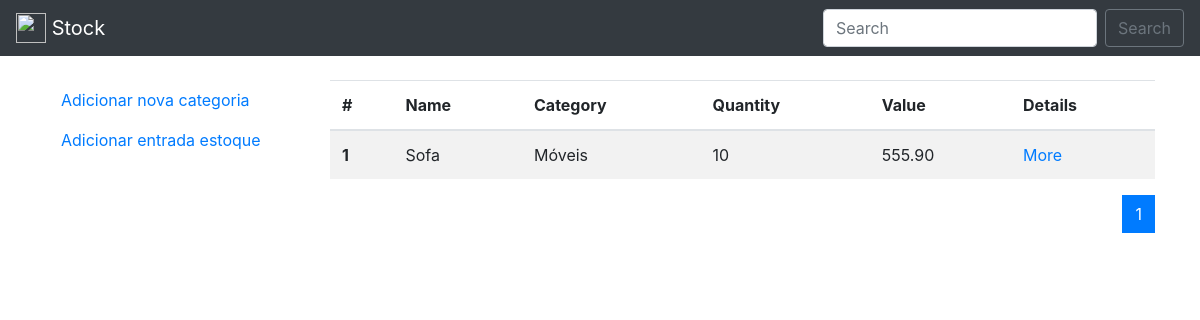
The app's page /, older data.
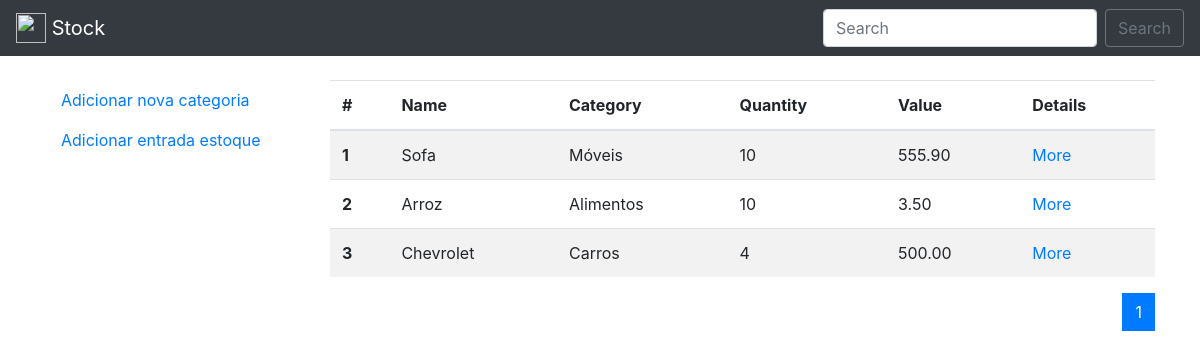
The same page, newer data.
### stock_control/models.py (models this page shows, shortened)
class Stock(models.Model):
    name = models.CharField(max_length=100)
    category = models.ForeignKey(
        Category, null=True, on_delete=models.SET_NULL
    )
    quantity = models.IntegerField()
    unitary_value = models.DecimalField(max_digits=5, decimal_places=2)
    created_date = models.DateTimeField(default=timezone.now)
    published_date = models.DateTimeField(blank=True, null=True)
    class Meta:
        verbose_name = 'Stock'
        verbose_name_plural = 'Stocks'
        ordering=['id']

class Category(models.Model):
    name = models.CharField(max_length=100)
    description = models.CharField(max_length=200)
    class Meta:
        verbose_name = 'Category'
        verbose_name_plural = 'Categories'
    def __str__(self):
        return self.name

### stock_control/views.py (the view)
# urls.py: path('', views.stock_list, name='stock_list'),
def stock_list(request):
    stock = Stock.objects.all()
    all_stock = Paginator(stock, 3)
    page_number = request.GET.get('page')
    page_obj = all_stock.get_page(page_number)
    return render(request, 'stock_control/stock_list.html', {
        'all_stock': page_obj,
        'range_pages': range(1, page_obj.paginator.num_pages+1)
    })

### stock_control/templates/stock_control/stock_list.html (shortened to what this page needs)
<!doctype html>
<html lang="en">
<head>
  <link rel="stylesheet" href="https://stackpath.bootstrapcdn.com/bootstrap/4.4.1/css/bootstrap.min.css"
>
</head>
<body>
  <nav class="navbar navbar-dark bg-dark">
    <a class="navbar-brand" href="#">
      <img src="/docs/4.4/assets/brand/bootstrap-solid.svg" width="30" height="30" class="d-inline-block align-top"
        alt="">
      Stock
    </a>
    <form action="{% url 'search_results' %}" method="GET" class="form-inline my-2 my-lg-0">
      <input name="q" class="form-control mr-sm-2" type="search" placeholder="Search" aria-label="Search">
      <button class="btn btn-outline-secondary my-2 my-sm-0" type="submit">Search</button>
    </form>
  </nav>
  <div class="container mt-4">
    <div class="row">
      <div class="col-3">
        <ul class="nav flex-column">
          <li class="nav-item">
            <a class="nav-link" href="{% url 'category_add' %}">Adicionar nova categoria</a>
          </li>
          <li class="nav-item">
            <a class="nav-link" href="{% url 'stock_add' %}">Adicionar entrada estoque</a>
          </li>
        </ul>
      </div>
      <div class="col-9">
        <table class="table table-striped">
          <thead>
            <tr>
              <th scope="col">#</th>
              <th scope="col">Name</th>
              <th scope="col">Category</th>
              <th scope="col">Quantity</th>
              <th scope="col">Value</th>
              <th scope="col">Details</th>
            </tr>
          </thead>
          <tbody>
            {% for stock in all_stock %}
            <tr>
              <th scope="row">{{ stock.id }}</th>
              <td>{{ stock.name }}</td>
              <td>{{ stock.category }}</td>
              <td>{{ stock.quantity }}</td>
              <td>{{ stock.unitary_value }}</td>
              <td><a href="{% url 'stock_detail' stock.id%}"> More </a></td>
            </tr>
            {% endfor %}
          </tbody>
        </table>
        <nav aria-label="Page navigation example">
          <ul class="pagination justify-content-end">
            {% for page in range_pages %}
            {% if page != all_stock.number %}
            <li class="page-item"><a class="page-link" href="?page={{ page }}">{{ page }}</a></li>
            {% else %}
            <li class="page-item active"><a class="page-link" href="?page={{ page }}">{{ page }}</a></li>
            {% endif %}
            {% endfor %}
          </ul>
        </nav>
      </div>
    </div>
  </div>
</body>
</html>

Row changes from the older to the newer data that the page shows:
added Stock: id "2", name "Arroz", category "Alimentos", quantity "10", unitary_value "3.50"
added Stock: id "3", name "Chevrolet", category "Carros", quantity "4", unitary_value "500.00"
